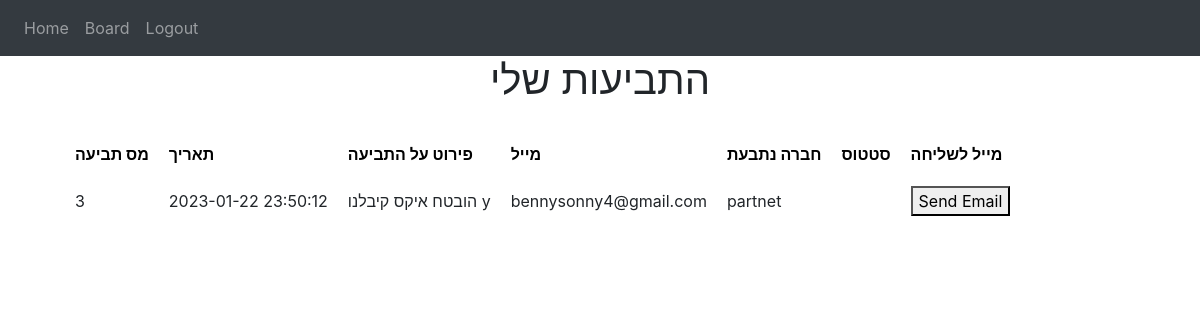
Screenshot of /Board (signed in) with the database file from the repository.
### website/models.py (models this page shows)
class Note(db.Model):
    id = db.Column(db.Integer, primary_key=True)
    data = db.Column(db.String(10000))
    date = db.Column(db.DateTime(timezone=True), default=func.now())
    user_id = db.Column(db.Integer, db.ForeignKey('user.id'))
    SCompanyName=db.Column(db.String(10000))
    Status=db.Column(db.String(10000))
    contact=db.Column(db.String(10000))

class User(db.Model, UserMixin):
    id = db.Column(db.Integer, primary_key=True)
    email = db.Column(db.String(150), unique=True)
    Lid = db.Column(db.Integer)
    password = db.Column(db.String(150))
    first_name = db.Column(db.String(150))
    notes = db.relationship('Note')

### website/views.py (the view)
@views.route('/Board', methods=['GET', 'POST'])
def Board():
    notedb = Note.query.filter_by(id=Note.data).first()
    return render_template("Board.html", user=current_user)

### website/__init__.py (called while the page is built)
def create_app():
    app = Flask(__name__)
    app.config['SECRET_KEY'] = 'hjshjhdjjjah kjshkjdhjs'
    app.config['SQLALCHEMY_DATABASE_URI'] = f'sqlite:///{DB_NAME}'
    db.init_app(app)
    from .views import views
    from .auth import auth
    app.register_blueprint(views, url_prefix='/')
    app.register_blueprint(auth, url_prefix='/')
    from . import models
    with app.app_context():
        db.create_all()
    from .models import User
    login_manager = LoginManager()
    login_manager.login_view = 'auth.login'
    login_manager.init_app(app)
    @login_manager.user_loader
    def load_user(id):
        return User.query.get(int(id))
    return app

### website/templates/Board.html (shortened to what this page needs)
{% extends "base.html" %}{% block title %}Board{% endblock %} {% block content %}
<h1 align ="center">התביעות שלי</h1>
<table style="margin-left: 20px;" cellpadding="10" cellspacing="0">
        <th>
             <tr style="color: black; ">
            <th>מס תביעה</th>
            <th>תאריך</th>
            <th>פירוט על התביעה</th>
            <th>מייל</th>
            <th>חברה נתבעת</th>
            <th>סטטוס</th>
            <th >מייל לשליחה</th>
            </tr>
        </th>
    {%for note in user.notes %}
        <tr class="spacer">
            <td>
                {{note.id}}
             </td>
            <td>
                {{note.date}}
             </td>
             <td>
                {{note.data}}
            </td>
            <td>
                {{user.email}}
            </td>
            <td>
                {{note.SCompanyName}}
            </td>
            <td>
            </td>
            <td>
                <button onclick="window.location.href = 'mailto:example@email.com';">Send Email</button>
            </td>
        </tr>
    {%endfor%}
</table>
{% endblock %}

### rows the page displays
Note: id "3", date "2023-01-22 23:50:12", data "הובטח איקס קיבלנו y", SCompanyName "partnet"
User: email "bennysonny4@gmail.com"
